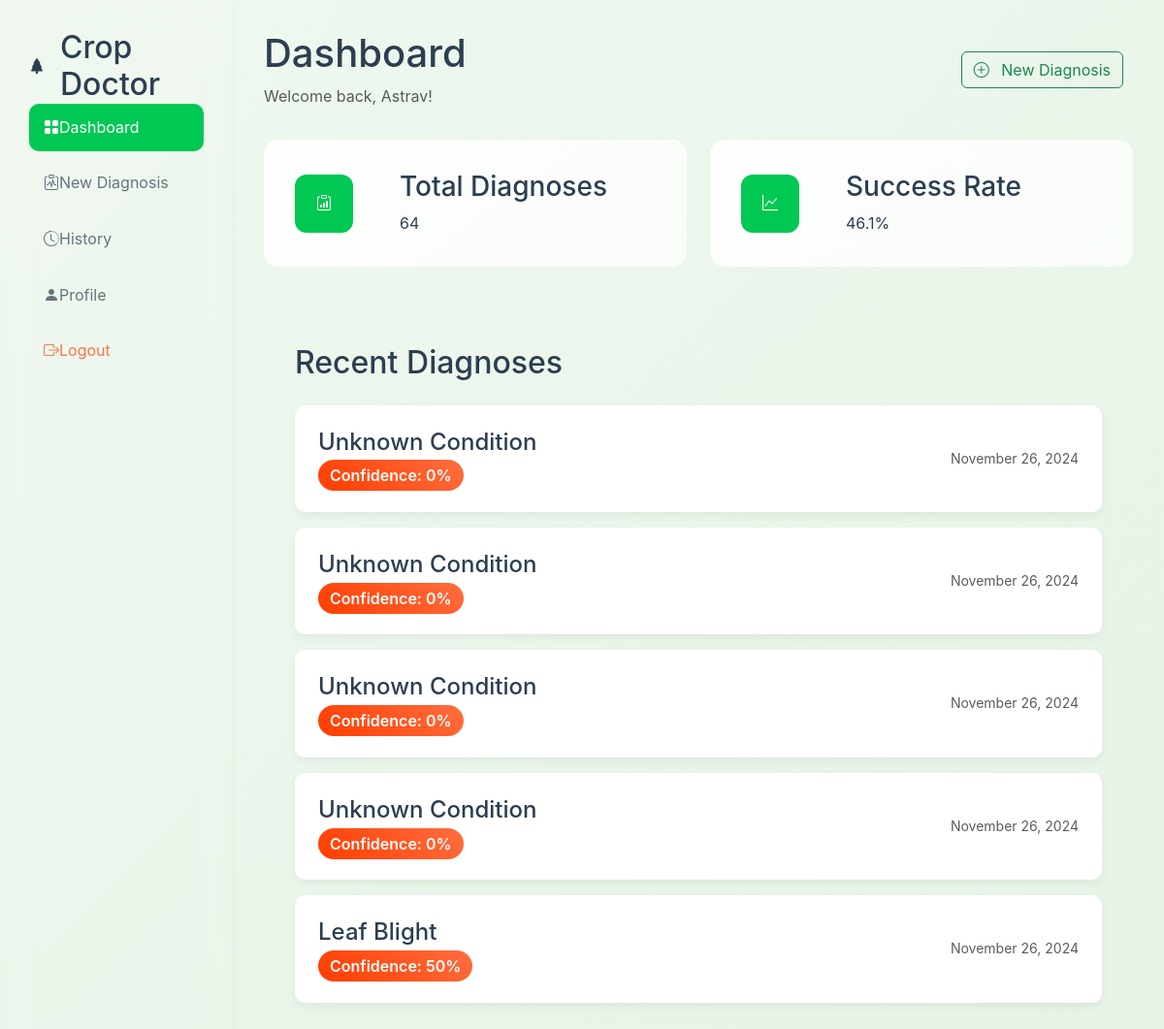
Page /resources/dashboard.php (signed in) on the committed database.
### tables this page shows
CREATE TABLE IF NOT EXISTS `diagnoses` (
  `id` int NOT NULL AUTO_INCREMENT,
  `user_id` int NOT NULL,
  `crop_id` int NOT NULL,
  `disease_id` int NOT NULL,
  `growth_stage` varchar(50) NOT NULL,
  `confidence` int NOT NULL,
  `additional_details` text,
  `created_at` timestamp NULL DEFAULT CURRENT_TIMESTAMP,
  `status` enum('identified','unidentified') DEFAULT 'identified',
  PRIMARY KEY (`id`),
  KEY `user_id` (`user_id`),
  KEY `crop_id` (`crop_id`),
  KEY `disease_id` (`disease_id`)
);

CREATE TABLE IF NOT EXISTS `diseases` (
  `id` int NOT NULL AUTO_INCREMENT,
  `name` varchar(255) NOT NULL,
  `scientific_name` varchar(255) DEFAULT NULL,
  `description` text NOT NULL,
  `severity_level` enum('Low','Moderate','High') DEFAULT 'Moderate',
  `treatment_info` text,
  `prevention_info` text,
  `created_at` timestamp NULL DEFAULT CURRENT_TIMESTAMP,
  PRIMARY KEY (`id`)
);

### resources/dashboard.php (the view, shortened to what this page needs)
<?php
require_once "../includes/db.php";
?>
<!DOCTYPE html>
<html lang="en">
<head>
    <link href="https://cdn.jsdelivr.net/npm/bootstrap@5.3.2/dist/css/bootstrap.min.css" rel="stylesheet">
    <link href="https://cdn.jsdelivr.net/npm/bootstrap-icons@1.11.1/font/bootstrap-icons.css" rel="stylesheet">
    <link href="../css/dashboard.css" rel="stylesheet">
</head>
<body>
    <div class="dashboard-container">
        <div class="sidebar">
            <div class="sidebar-logo">
                <a href="dashboard.php" class="text-decoration-none">
                    <i class="bi bi-tree-fill"></i>
                    <h2 class="mb-0">Crop Doctor</h2>
                </a>
            </div>
            <nav class="sidebar-nav">
                <a href="dashboard.php" class="nav-item <?php echo basename($_SERVER['PHP_SELF']) === 'dashboard.php' ? 'active' : ''; ?>">
                    <i class="bi bi-grid-fill"></i> Dashboard
                </a>
                <a href="diagnosis.php" class="nav-item <?php echo basename($_SERVER['PHP_SELF']) === 'diagnosis.php' ? 'active' : ''; ?>">
                    <i class="bi bi-clipboard-pulse"></i> New Diagnosis
                </a>
                <a href="history.php" class="nav-item <?php echo basename($_SERVER['PHP_SELF']) === 'history.php' ? 'active' : ''; ?>">
                    <i class="bi bi-clock-history"></i> History
                </a>
                <a href="profile.php" class="nav-item <?php echo basename($_SERVER['PHP_SELF']) === 'profile.php' ? 'active' : ''; ?>">
                    <i class="bi bi-person-fill"></i> Profile
                </a>
                <button class="nav-item logout border-0 w-100 text-start">
                    <i class="bi bi-box-arrow-right"></i> Logout
                </button>
            </nav>
        </div>
        <div class="main-content">
            <div class="dashboard-header">
                <div>
                    <h1 class="mb-2">Dashboard</h1>
                    <p class="text-muted mb-0">Welcome back, <?php echo htmlspecialchars($_SESSION['username']); ?>!</p>
                </div>
                <button class="btn btn-outline-success diag" style="margin:10px">
                    <i class="bi bi-plus-circle me-2"></i> New Diagnosis
                </button>
            </div>
            <div class="stats-grid">
                <div class="stat-card">
                    <div class="stat-icon">
                        <i class="bi bi-clipboard-data"></i>
                    </div>
                    <div class="stat-details">
                        <h3>Total Diagnoses</h3>
                        <div class="value">
                            <?php
                            $stmt = $conn->prepare("SELECT COUNT(*) as total FROM diagnoses WHERE user_id = ?");
                            $stmt->bind_param("i", $_SESSION['user_id']);
                            $stmt->execute();
                            $total = $stmt->get_result()->fetch_assoc()['total'];
                            echo $total;
                            ?>
                        </div>
                    </div>
                </div>
                <div class="stat-card">
                    <div class="stat-icon">
                        <i class="bi bi-graph-up"></i>
                    </div>
                    <div class="stat-details">
                        <h3>Success Rate</h3>
                        <div class="value">
                            <?php
                            $stmt = $conn->prepare("SELECT AVG(confidence) as avg_confidence FROM diagnoses WHERE user_id = ?");
                            $stmt->bind_param("i", $_SESSION['user_id']);
                            $stmt->execute();
                            $avg = round($stmt->get_result()->fetch_assoc()['avg_confidence'], 1);
                            echo $avg . "%";
                            ?>
                        </div>
                    </div>
                </div>
            </div>
            <div class="recent-diagnoses">
                <h2 class="mb-4">Recent Diagnoses</h2>
                <?php
                $stmt = $conn->prepare("SELECT d.*, dis.name as disease_name
                                        FROM diagnoses d
                                        JOIN diseases dis ON d.disease_id = dis.id
                                        WHERE d.user_id = ?
                                        ORDER BY d.created_at DESC LIMIT 5");
                $stmt->bind_param("i", $_SESSION['user_id']);
                $stmt->execute();
                $result = $stmt->get_result();
                while ($row = $result->fetch_assoc()) {
                    $confidence = $row['confidence'];
                    $confidenceClass = $confidence > 80 ? 'confidence-high' :
                                       ($confidence > 50 ? 'confidence-medium' : 'confidence-low');
                    echo "<div class='diagnosis-item'>";
                    echo "<div>";
                    echo "<h4 class='mb-2'>{$row['disease_name']}</h4>";
                    echo "<span class='confidence-badge {$confidenceClass}'>Confidence: {$row['confidence']}%</span>";
                    echo "</div>";
                    echo "<small class='text-muted'>".date('F j, Y', strtotime($row['created_at']))."</small>";
                    echo "</div>";
                }
                ?>
            </div>
        </div>
    </div>
</body>
</html>

### css/dashboard.css (style rules this page uses)
:root { --primary-color: #00c853; --secondary-color: #00b0ff; --accent-color: #ffd740; --success-color: #00e676; --warning-color: #ffc400; --danger-color: #ff3d00; --background-gradient: linear-gradient(135deg, #f5fff5 0%, #e8f5e8 100%); --card-gradient: linear-gradient(145deg, rgba(255, 255, 255, 0.9), rgba(255, 255, 255, 0.7)); --glass-blur: blur(15px); --shadow-sm: 0 2px 8px rgba(0, 200, 83, 0.08); --shadow-md: 0 8px 24px rgba(0, 200, 83, 0.12); --shadow-lg: 0 16px 32px rgba(0, 200, 83, 0.16); --transition-fast: 0.2s cubic-bezier(0.4, 0, 0.2, 1); --transition-base: 0.3s cubic-bezier(0.4, 0, 0.2, 1); --transition-slow: 0.5s cubic-bezier(0.4, 0, 0.2, 1); --space-xs: 0.5rem; --space-sm: 1rem; --space-md: 1.5rem; --space-lg: 2rem; --space-xl: 3rem; --sidebar-width: 280px; --header-height: 80px; --container-max-width: 1400px; }
body { background: linear-gradient(135deg, #f0f8f0 0%, #e6f3e6 100%); font-family: 'Inter', -apple-system, BlinkMacSystemFont, 'Segoe UI', Roboto, Oxygen, Ubuntu, Cantarell, 'Open Sans', 'Helvetica Neue', sans-serif; color: #2c3e50; line-height: 1.6; transition: opacity 0.2s ease; }
.diagnosis-item { background-color: white; border-radius: 10px; padding: var(--space-md); margin-bottom: var(--space-sm); box-shadow: 0 4px 10px rgba(0, 0, 0, 0.05); transition: all 0.3s ease; position: relative; overflow: hidden; display: grid; grid-template-columns: 1fr auto; gap: var(--space-md); align-items: center; }
.diagnosis-item::before { content: ''; position: absolute; top: 0; left: -100%; width: 100%; height: 100%; background: linear-gradient( 90deg, transparent, rgba(255, 255, 255, 0.2), transparent ); transition: var(--transition-slow); }
.confidence-low { color: #F44336; font-weight: 600; }
.dashboard-container { display: grid; grid-template-columns: var(--sidebar-width) 1fr; min-height: 100vh; background: linear-gradient(135deg, #f0f8f0 0%, #e6f3e6 100%); gap: 0; }
.sidebar { background: var(--glass-bg); backdrop-filter: blur(15px); padding: 30px; box-shadow: var(--shadow-sm); z-index: 100; }
.nav-item { display: flex; align-items: center; padding: 12px 15px; border-radius: 10px; transition: var(--transition-base); color: var(--text-color); text-decoration: none; margin-bottom: 8px; position: relative; overflow: hidden; opacity: 0.7; }
.nav-item::after { content: ''; position: absolute; left: 0; bottom: 0; width: 100%; height: 2px; background: linear-gradient(90deg, var(--primary-color), var(--secondary-color)); transform: scaleX(0); transform-origin: right; transition: transform var(--transition-base); }
.nav-item.active { background: var(--primary-color); color: white; opacity: 1; }
.nav-item.active::after { display: none; }
.nav-item.logout { margin-top: auto; background: none; color: var(--danger-color); }
.sidebar-logo a { display: flex; align-items: center; gap: var(--space-sm); color: var(--text-color); }
.main-content { padding: var(--space-lg); max-width: var(--container-max-width); margin: 0 auto; width: 100%; }
.stats-grid { display: grid; grid-template-columns: repeat(auto-fit, minmax(300px, 1fr)); gap: var(--space-md); margin-bottom: var(--space-xl); }
.stat-card { position: relative; background: var(--card-gradient); border-radius: 15px; padding: var(--space-lg); transition: var(--transition-base); backdrop-filter: var(--glass-blur); animation: pulseGlow 3s infinite; display: grid; grid-template-columns: auto 1fr; align-items: center; gap: var(--space-md); }
.stat-icon { position: static; width: 60px; height: 60px; display: flex; align-items: center; justify-content: center; background: var(--primary-color); color: white; border-radius: 12px; margin-right: var(--space-md); }
.confidence-badge { padding: 6px 12px; border-radius: 20px; font-weight: 600; transition: var(--transition-base); }
.confidence-low { background: linear-gradient(45deg, var(--danger-color), #ff6e40); color: white; }
.recent-diagnoses { background: var(--glass-bg); border-radius: 20px; padding: var(--space-lg); margin-top: var(--space-lg); }
@media (max-width: 1200px) { :root { --sidebar-width: 240px; } }
.dashboard-header { height: var(--header-height); display: flex; align-items: center; justify-content: space-between; padding: var(--space-md) 0; margin-bottom: var(--space-lg); }

### rows in the picture
diagnoses: disease.name "Unknown Condition", confidence "0", created_at "November 26, 2024"
diagnoses: disease.name "Unknown Condition", confidence "0", created_at "November 26, 2024"
diagnoses: disease.name "Unknown Condition", confidence "0", created_at "November 26, 2024"
diagnoses: disease.name "Unknown Condition", confidence "0", created_at "November 26, 2024"
diagnoses: disease.name "Leaf Blight", confidence "50", created_at "November 26, 2024"

### other values in the picture
$_SESSION['username'] "Astrav"
$total "64"
$avg "46.1"
